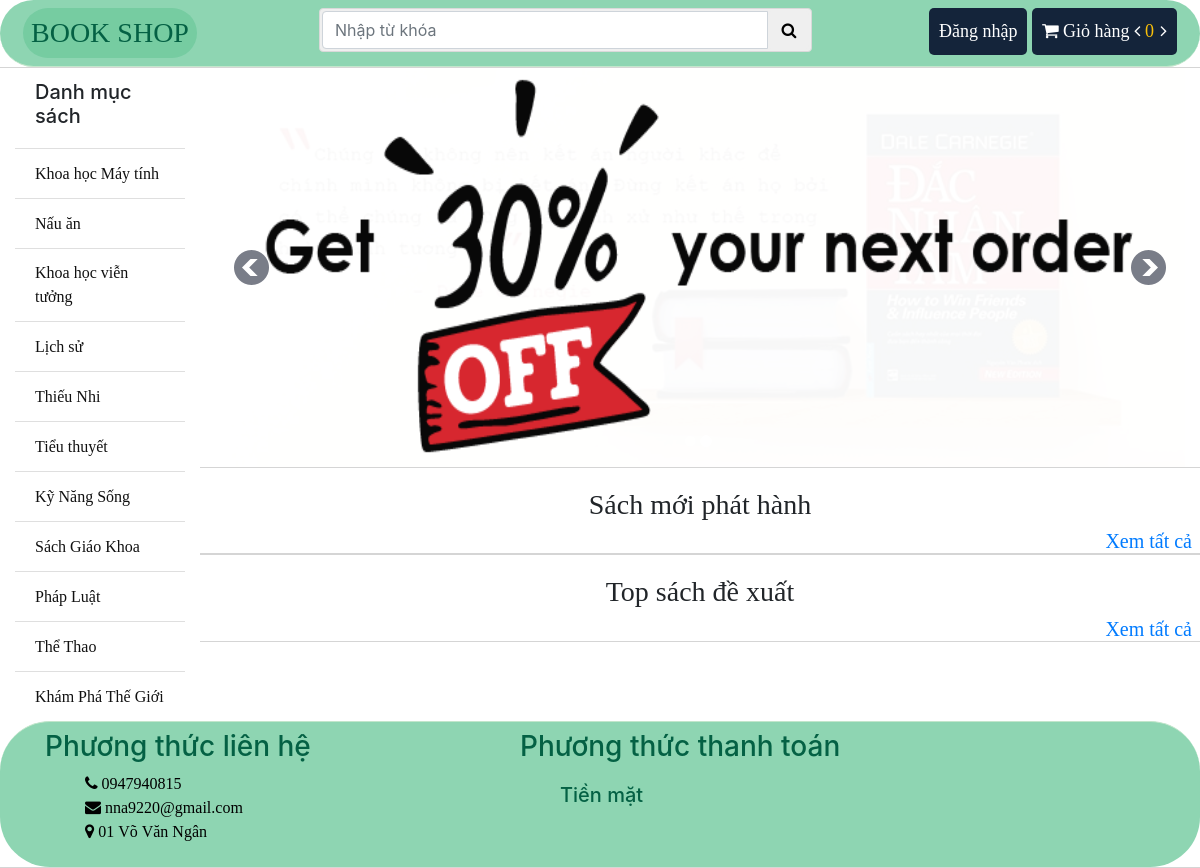
The page / on the database its author committed.
### store/models.py (models this page shows, shortened)
class Category(models.Model):
	name = models.CharField(max_length = 100)
	slug = models.SlugField(max_length = 150, unique=True ,db_index=True)#unique : đường dẫn duy nhất, db_index : tạo chỉ mục csdl
	create_at = models.DateTimeField(auto_now_add = True)#ngày khởi tạo  sp
	updated_at = models.DateTimeField(auto_now_add = True) #ngày cập nhập, chỉnh sửa

class Slider(models.Model):
	title = models.CharField(max_length=150)
	created = models.DateTimeField(auto_now_add=True)
	updated = models.DateTimeField(auto_now=True)
	slideimg = models.FileField(upload_to = "slide/")

### store/views.py (the view)
# urls.py: path('', views.index, name = "index"), #Đường dẫn đến trang chủ index.html
def index(request):
    newpublished = Book.objects.order_by('-created')[:15]
    slide = Slider.objects.order_by('-created')[:3]
    context = {
        "newbooks":newpublished,
        "slide": slide
    }
    return render(request, 'store/index.html', context)

### cart/cart.py (called while the page is built)
    def __len__(self):
        return sum(item['quantity'] for item in self.cart.values())

### store/context_processors.py (called while the page is built)
def sidebar(request):
	categories = Category.objects.all()
	context = {
		"cat":categories
	}
	return context

def cart(request):
	cart = Cart(request)
	context = {
		"cart": cart
	}
	return context

### store/templates/store/index.html (shortened to what this page needs)
{% extends 'store/base.html' %}
{% load static %}
{% load customfunction %}
{% block headermenu %}
<div class="header-bottom ">
{% endblock %}
			{% block container %}
			<div class="row">
				<div class="col-sm-12">
					<div style="margin:0 auto;">
						<ul id="demo3">
							{% for sld in slide %}
							<li><img src="{{ sld.slideimg.url }}" alt="" width = "900" height="300"/></li>
							{% endfor %}
						</ul>
					</div>
				</div>
				<p><div class="col-sm-12 header-bottom ">
					<div class="titleheader">
						<h3 class="h2header text-center">Sách mới phát hành</h3>
						<h5><a class="pull-right mr-2" href="#">Xem tất cả</a></h5>
					</div>
				</div><p>
				<div class="col-sm-12 header-bottom ">
					<div class="titleheader">
						<h3 class="text-center">Top sách đề xuất</h3>
						<h5><a class="pull-right mr-2" href="#">Xem tất cả</a></h5>
					</div>
				</div>
			</div>
			{% endblock %}

### store/templates/store/bin/sidebar.html
<ul class="list-group list-group-flush ">
	<li class="list-group-item "><h5>Danh mục sách</h5></li>
	{% for p in cat %}
	<li class="list-group-item"><a href="{% url 'store:category' id=p.id %}">{{p.name}}</a></li>
	{% endfor %}
</ul>

### store/static/css/style.css (style rules this page uses)
.header-bottom { padding:0; border-bottom: 1px solid #D5D5D5; border-top: 1px solid #D5D5D5; overflow: hidden; }
.titleheader { margin-top: 20px; display: block; text-align: center; }
.titleheader > h3, a { font-family: "Times New Roman", Times, serif; display: inline-block; }
ul li { list-style: none; }
.list-group li a { color: #111; }

### store/static/css/skdslider.css (style rules this page uses)
.skdslider ul.slides { margin:0; padding:0; list-style-type:none; }
.skdslider ul.slides li { display: none; }
.skdslider ul.slides li img { width: 100%; height:100%; border:0; }

### rows shown on the page
Category: name "Khoa học Máy tính"
Category: name "Nấu ăn"
Category: name "Khoa học viễn tưởng"
Category: name "Lịch sử"
Category: name "Thiếu Nhi"
Category: name "Tiểu thuyết"
Category: name "Kỹ Năng Sống"
Category: name "Sách Giáo Khoa"
Category: name "Pháp Luật"
Category: name "Thể Thao"
Category: name "Khám Phá Thế Giới"
Slider: slideimg (picture)

### other values the page prints
{{ cart|length }} "0"
